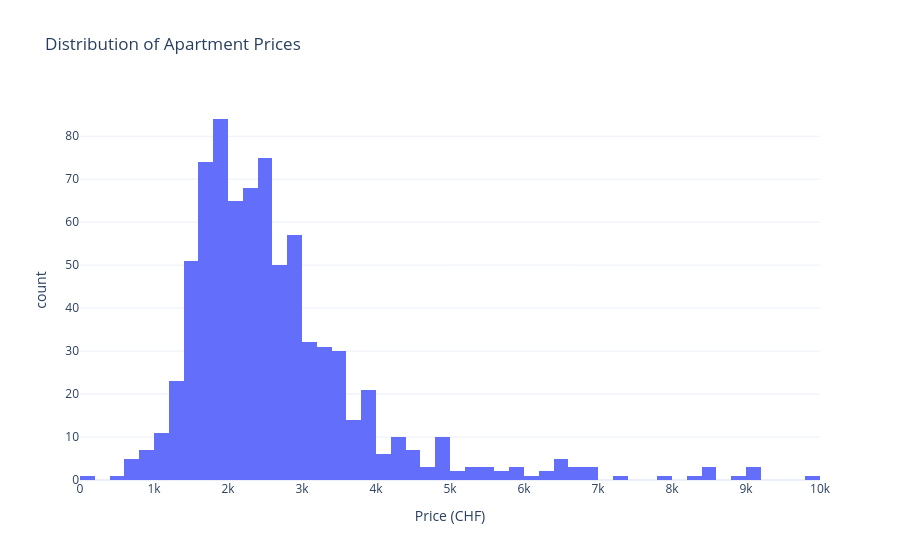

The notebook cell saved with this chart:
### Markdown cell above
---
## Plotly Express — High-Level Interface

### Histogram

### Code cell
fig = px.histogram(
    df, x='price', nbins=50,
    title='Distribution of Apartment Prices',
    labels={'price': 'Price (CHF)'},
    template='plotly_white'
)
fig.show()

### Figure 1 — Plotly figure (JSON) as saved in the notebook; plotly's stock layout.template omitted (floating-point values rounded to 4 significant figures; data arrays with more than 128 entries replaced by an {"elided": "..."} marker saying what was removed)
{"data": [{"bingroup": "x", "hovertemplate": "Price (CHF)=%{x}<br>count=%{y}<extra></extra>", "legendgroup": "", "marker": {"color": "#636efa", "pattern": {"shape": ""}}, "name": "", "nbinsx": 50, "orientation": "v", "showlegend": false, "type": "histogram", "x": {"elided": "774 float values"}, "xaxis": "x", "yaxis": "y"}], "layout": {"barmode": "relative", "legend": {"tracegroupgap": 0}, "title": {"text": "Distribution of Apartment Prices"}, "xaxis": {"anchor": "y", "domain": [0.0, 1.0], "title": {"text": "Price (CHF)"}}, "yaxis": {"anchor": "x", "domain": [0.0, 1.0], "title": {"text": "count"}}}}
